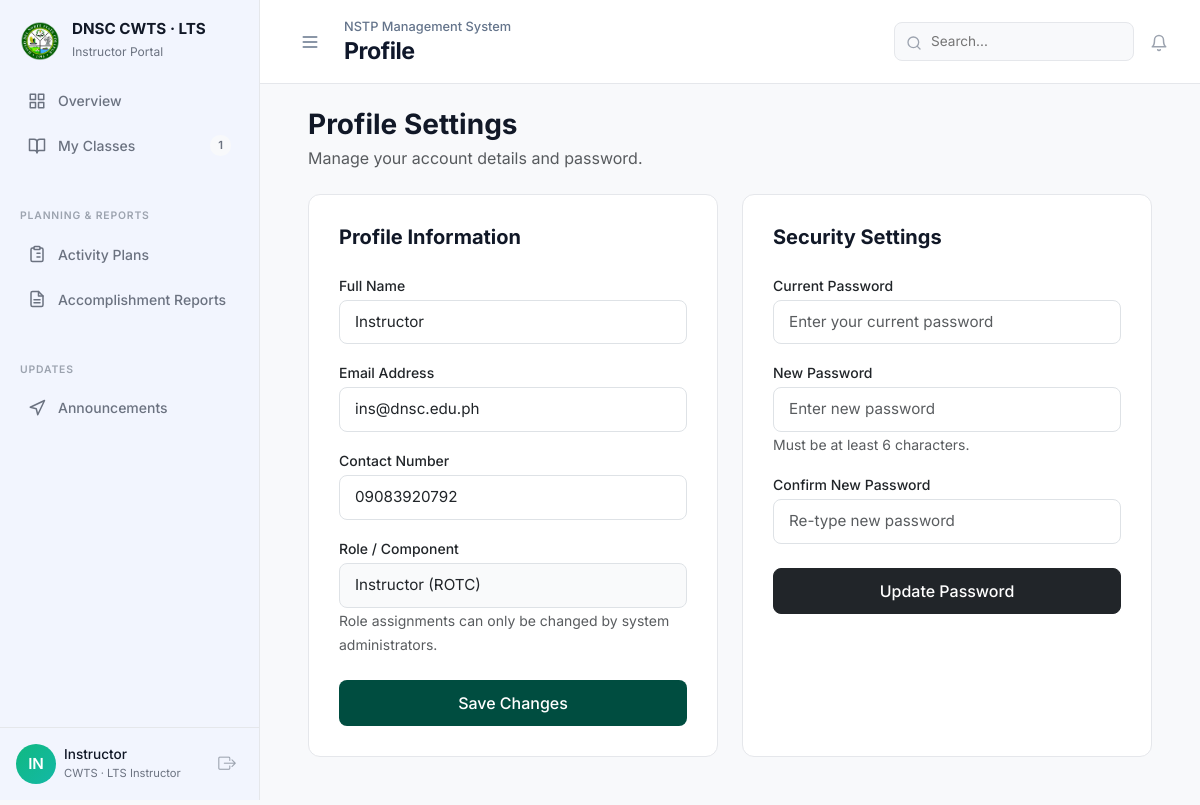
/instructor/profile.php (signed in), run on the app's committed database.
### tables this page shows
CREATE TABLE `users` (
  `id` int NOT NULL AUTO_INCREMENT,
  `full_name` varchar(100) NOT NULL,
  `email` varchar(100) NOT NULL,
  `password` varchar(255) NOT NULL,
  `role` enum('Admin','Instructor','ROTC','System Admin') NOT NULL,
  `component` enum('CWTS','LTS','ROTC') DEFAULT NULL,
  `degree_type` varchar(100) DEFAULT NULL,
  `degree_title` varchar(255) DEFAULT NULL,
  `contact_number` varchar(20) DEFAULT NULL,
  `created_at` timestamp NULL DEFAULT CURRENT_TIMESTAMP,
  `status` enum('Active','Inactive') DEFAULT 'Active',
  PRIMARY KEY (`id`),
  UNIQUE KEY `email` (`email`)
);

### instructor/controllers/ProfileController.php (called while the page is built, shortened)
<?php
$user_id = $_SESSION['user_id'];
$stmt = $pdo->prepare("SELECT * FROM users WHERE id = ?");
$stmt->execute([$user_id]);
$user = $stmt->fetch();

### instructor/profile.php (the view, shortened to what this page needs)
<?php
require '../config/db.php';
require 'controllers/ProfileController.php';
include '../includes/header.php';
include '../includes/instructor_sidebar.php';
?>
<div class="flex-grow-1 p-5">
    <?php include '../includes/topbar.php'; ?>
    <div class="mb-4">
        <h3 class="fw-bold mb-1" style="color: #111827;">Profile Settings</h3>
        <p class="text-muted mb-0">Manage your account details and password.</p>
    </div>
    <div class="row g-4">
        <div class="col-lg-6">
            <div class="panel-container h-100">
                <h5 class="fw-bold mb-4">Profile Information</h5>
                <form method="POST" action="">
                    <div class="mb-3">
                        <label class="form-label text-dark fw-medium small mb-1">Full Name</label>
                        <input type="text" name="full_name" class="form-control" value="<?= htmlspecialchars($user['full_name']) ?>" required>
                    </div>
                    <div class="mb-3">
                        <label class="form-label text-dark fw-medium small mb-1">Email Address</label>
                        <input type="email" name="email" class="form-control" value="<?= htmlspecialchars($user['email']) ?>" required>
                    </div>
                    <div class="mb-3">
                        <label class="form-label text-dark fw-medium small mb-1">Contact Number</label>
                        <input type="text" name="contact_number" class="form-control" value="<?= htmlspecialchars($user['contact_number'] ?? '') ?>">
                    </div>
                    <div class="mb-4">
                        <label class="form-label text-dark fw-medium small mb-1">Role / Component</label>
                        <input type="text" class="form-control" value="<?= htmlspecialchars($user['role'] . ($user['component'] ? ' (' . $user['component'] . ')' : '')) ?>" readonly>
                        <small class="text-muted">Role assignments can only be changed by system administrators.</small>
                    </div>
                    <button type="submit" name="update_profile" class="btn btn-brand w-100">Save Changes</button>
                </form>
            </div>
        </div>
        <div class="col-lg-6">
            <div class="panel-container h-100">
                <h5 class="fw-bold mb-4">Security Settings</h5>
                <form method="POST" action="">
                    <div class="mb-3">
                        <label class="form-label text-dark fw-medium small mb-1">Current Password</label>
                        <input type="password" name="current_password" class="form-control" required placeholder="Enter your current password">
                    </div>
                    <div class="mb-3">
                        <label class="form-label text-dark fw-medium small mb-1">New Password</label>
                        <input type="password" name="new_password" class="form-control" required placeholder="Enter new password">
                        <small class="text-muted">Must be at least 6 characters.</small>
                    </div>
                    <div class="mb-4">
                        <label class="form-label text-dark fw-medium small mb-1">Confirm New Password</label>
                        <input type="password" name="confirm_password" class="form-control" required placeholder="Re-type new password">
                    </div>
                    <button type="submit" name="change_password" class="btn btn-dark w-100" style="font-weight: 500; border-radius: 8px; padding: 10px 20px;">Update Password</button>
                </form>
            </div>
        </div>
    </div>
</div>
</div>
</body>
</html>

### assets/css/style.css (style rules this page uses)
:root { --primary-bg: #f2f5fe; --primary-accent: #4f39f6; --primary-accent-light: rgba(79, 57, 246, 0.08); --primary-active: #4f39f6; --text-sidebar: #6B7280; --text-sidebar-active: #FFFFFF; --bg-light: #F8F9FB; --border-color: #E5E7EB; --text-dark: #111827; --text-muted: #6B7280; --text-secondary: #9CA3AF; --instructor-accent: #0D9488; --instructor-active: #0D9488; --rotc-sidebar-bg: #1F2937; --rotc-accent: #F59E0B; --rotc-active: #F59E0B; --icon-coral: #F87171; --icon-green: #10B981; --icon-red: #EF4444; --icon-indigo: #6366F1; --icon-orange: #F97316; --icon-purple: #8B5CF6; --icon-blue: #3B82F6; --icon-teal: #14B8A6; }
* { box-sizing: border-box; }
body { background-color: var(--bg-light); font-family: 'Inter', -apple-system, BlinkMacSystemFont, sans-serif; color: var(--text-dark); margin: 0; }

### assets/css/pages/instructor/profile.css (style rules this page uses)
.panel-container { background-color: #fff; border: 1px solid #E5E7EB; border-radius: 12px; padding: 30px; }
.form-control { border-radius: 8px; padding: 10px 15px; font-size: 0.95rem; }
.btn-brand { background-color: #004D40; color: white; font-weight: 500; border-radius: 8px; padding: 10px 20px; }
input:read-only { background-color: #F9FAFB !important; cursor: not-allowed; }

### includes/header.php (style rules this page uses)
@media (min-width: 992px) { .wrapper > .flex-grow-1 { min-height: 100vh; overflow-x: hidden; flex-grow: 1; min-width: 0; padding-top: 108px !important; transition: all 0.3s cubic-bezier(0.4, 0, 0.2, 1); } }

### data on the page
users: full_name "Instructor", email "ins@dnsc.edu.ph", contact_number "09083920792", role+component "Instructor (ROTC)"

### other printed values
$my_sections_count "1"
$initials "IN"
$fullName "Instructor"
$semester_label "NSTP Management System"
$topbar_title "Profile"
